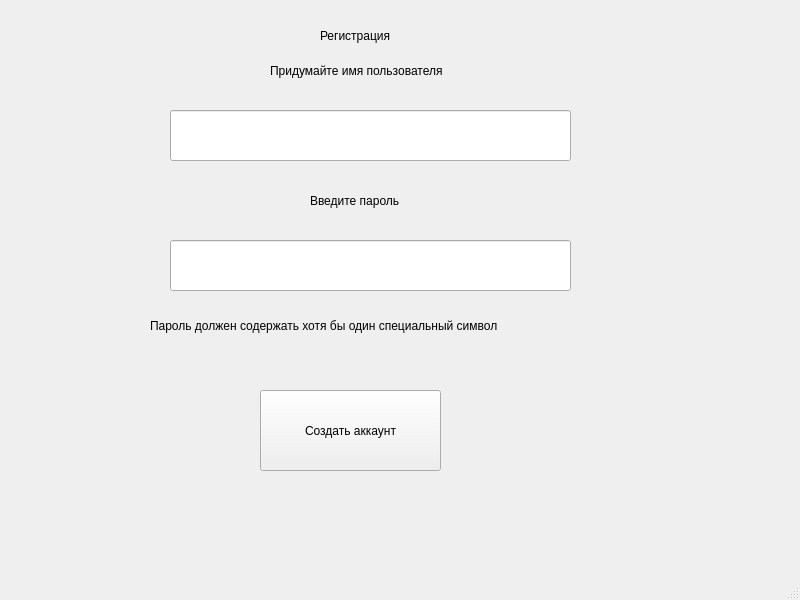
<?xml version="1.0" encoding="UTF-8"?>
<ui version="4.0">
 <class>MainWindow</class>
 <widget class="QMainWindow" name="MainWindow">
  <property name="geometry">
   <rect>
    <x>0</x>
    <y>0</y>
    <width>800</width>
    <height>600</height>
   </rect>
  </property>
  <property name="windowTitle">
   <string>MainWindow</string>
  </property>
  <widget class="QWidget" name="centralwidget">
   <widget class="QLineEdit" name="lineEdit">
    <property name="geometry">
     <rect>
      <x>170</x>
      <y>110</y>
      <width>401</width>
      <height>51</height>
     </rect>
    </property>
   </widget>
   <widget class="QLabel" name="label">
    <property name="geometry">
     <rect>
      <x>270</x>
      <y>60</y>
      <width>231</width>
      <height>21</height>
     </rect>
    </property>
    <property name="text">
     <string>Придумайте имя пользователя</string>
    </property>
   </widget>
   <widget class="QLabel" name="label_2">
    <property name="geometry">
     <rect>
      <x>310</x>
      <y>180</y>
      <width>121</width>
      <height>41</height>
     </rect>
    </property>
    <property name="text">
     <string>Введите пароль</string>
    </property>
   </widget>
   <widget class="QLineEdit" name="lineEdit_2">
    <property name="geometry">
     <rect>
      <x>170</x>
      <y>240</y>
      <width>401</width>
      <height>51</height>
     </rect>
    </property>
   </widget>
   <widget class="QLabel" name="label_3">
    <property name="geometry">
     <rect>
      <x>150</x>
      <y>300</y>
      <width>451</width>
      <height>51</height>
     </rect>
    </property>
    <property name="text">
     <string>Пароль должен содержать хотя бы один специальный символ</string>
    </property>
   </widget>
   <widget class="QPushButton" name="pushButton">
    <property name="geometry">
     <rect>
      <x>260</x>
      <y>390</y>
      <width>181</width>
      <height>81</height>
     </rect>
    </property>
    <property name="text">
     <string>Создать аккаунт</string>
    </property>
   </widget>
   <widget class="QLabel" name="okno">
    <property name="geometry">
     <rect>
      <x>320</x>
      <y>20</y>
      <width>131</width>
      <height>31</height>
     </rect>
    </property>
    <property name="text">
     <string>Регистрация</string>
    </property>
   </widget>
  </widget>
  <widget class="QMenuBar" name="menubar">
   <property name="geometry">
    <rect>
     <x>0</x>
     <y>0</y>
     <width>800</width>
     <height>22</height>
    </rect>
   </property>
  </widget>
  <widget class="QStatusBar" name="statusbar"/>
 </widget>
 <resources/>
 <connections/>
</ui>
